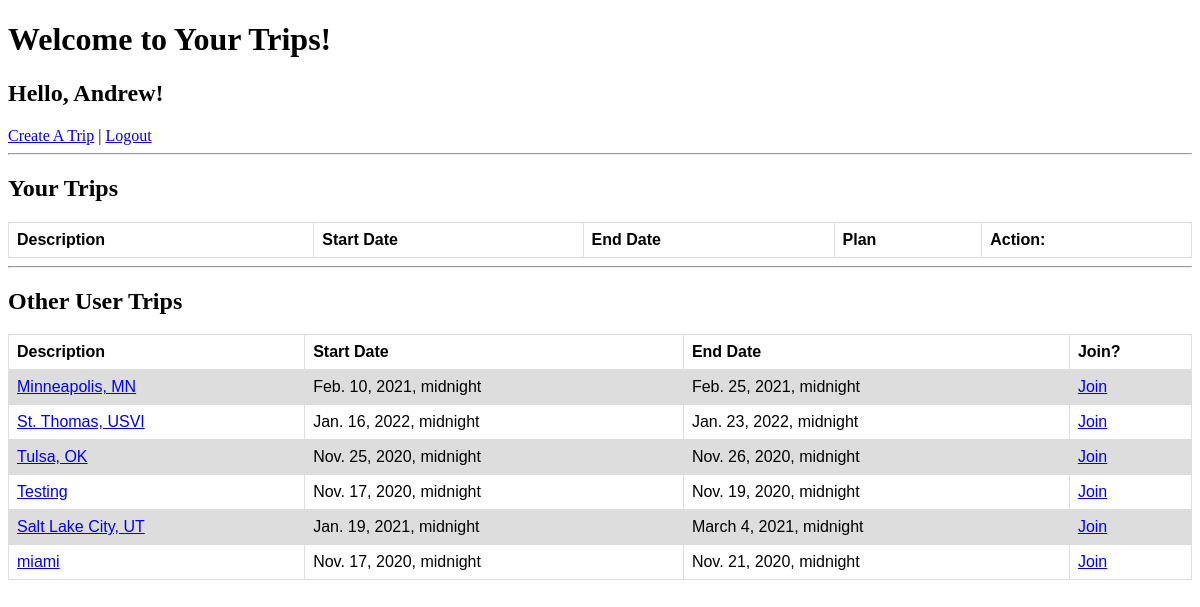
The page /success (signed in) on the database its author committed.
### pythonexam_app/models.py (models this page shows)
class User(models.Model):
	first_name = models.CharField(max_length=255)
	last_name = models.CharField(max_length=255)
	email = models.CharField(max_length=255)
	password = models.CharField(max_length=255)
	created_at = models.DateTimeField(auto_now_add=True)
	updated_at = models.DateTimeField(auto_now=True)
	objects = UserManager()

class Trip(models.Model):
    description = models.TextField()
    creator = models.ForeignKey(User, related_name= 'trips_created', on_delete = models.CASCADE)
    favoritors = models.ManyToManyField(User, related_name='trips_favorited')
    start_date = models.DateTimeField()
    end_date = models.DateTimeField()
    plan = models.CharField(max_length=255)
    created_at = models.DateTimeField(auto_now_add=True)
    updated_at = models.DateTimeField(auto_now=True)
    objects = TripManager()

### pythonexam_app/views.py (the view)
# urls.py: path("success", views.success),
def success(request):
    if 'loggedInID' not in request.session:
        messages.error(request, "You Must Be Logged In First")
        return redirect("/")
    context = {
        'loggedInUser': User.objects.get(id=request.session['loggedInID']),
        'allTrips' : Trip.objects.all(),
        'favTrips' : Trip.objects.filter(favoritors=User.objects.get(id=request.session['loggedInID'])),
        'nonTrips' : Trip.objects.exclude(favoritors=User.objects.get(id=request.session['loggedInID']))
    }
    return render(request, "loggedin.html", context)

### pythonexam_app/templates/loggedin.html (shortened to what this page needs)
<!DOCTYPE html>
<html lang="en">
<head>
</head>
<body>
    <h1>Welcome to Your Trips!</h1>
    <h2>Hello, {{loggedInUser.first_name}}!</h2>
    <a href="/trip/create">Create A Trip</a>
    |
    <a href="/logout">Logout</a>
    <hr>
    <h2>Your Trips</h2>
    <table>
        <tr>
            <th>Description</th>
            <th>Start Date</th>
            <th>End Date</th>
            <th>Plan</th>
            <th>Action:</th>
        </tr>
    </table>
<hr>
<h2>Other User Trips</h2>
<table>
    <tr>
        <th>Description</th>
        <th>Start Date</th>
        <th>End Date</th>
        <th>Join?</th>
    </tr>
    {% for trip in nonTrips %}
    <tr>
        <td><a href="/trip/{{trip.id}}">{{trip.description}}</a></td>
        <td>{{trip.start_date}}</td>
        <td>{{trip.end_date}}</td>
        <td><a href="/addtrip/{{trip.id}}">Join</a></td>
    </tr>
    {% endfor %}
</table>
</body>
</html>

### pythonexam_app/templates/loggedin.html (style rules this page uses)
table { font-family: arial, sans-serif; border-collapse: collapse; width: 100%; }
td, th { border: 1px solid #dddddd; text-align: left; padding: 8px; }
tr:nth-child(even) { background-color: #dddddd; }

### rows shown on the page
User: first_name "Andrew"
Trip: description "Minneapolis, MN", start_date "Feb. 10, 2021, midnight", end_date "Feb. 25, 2021, midnight"
Trip: description "St. Thomas, USVI", start_date "Jan. 16, 2022, midnight", end_date "Jan. 23, 2022, midnight"
Trip: description "Tulsa, OK", start_date "Nov. 25, 2020, midnight", end_date "Nov. 26, 2020, midnight"
Trip: description "Testing", start_date "Nov. 17, 2020, midnight", end_date "Nov. 19, 2020, midnight"
Trip: description "Salt Lake City, UT", start_date "Jan. 19, 2021, midnight", end_date "March 4, 2021, midnight"
Trip: description "miami", start_date "Nov. 17, 2020, midnight", end_date "Nov. 21, 2020, midnight"
